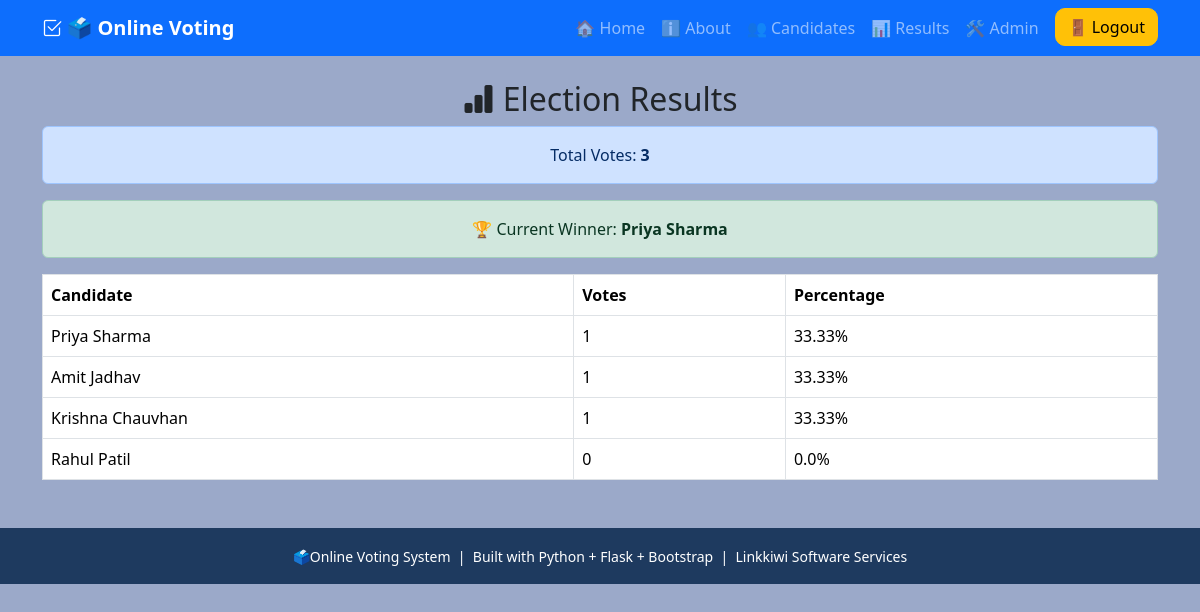
The page /results (signed in) on the database its author committed.
### tables this page shows
CREATE TABLE candidates(
            id INTEGER PRIMARY KEY AUTOINCREMENT,
            name TEXT NOT NULL,
            party TEXT NOT NULL,
            symbol TEXT,
            votes INTEGER DEFAULT 0
        );

### app.py (the view)
@app.route("/results")
def results():
    connection = get_db()
    candidates = connection.execute("""
        SELECT * FROM candidates
        ORDER BY votes DESC
    """).fetchall()
    connection.close()
    total_votes = sum(
        candidate["votes"]
        for candidate in candidates
    )
    result_data = {}
    for candidate in candidates:
        if total_votes > 0:
            percentage = (
                candidate["votes"]
                / total_votes
            ) * 100
        else:
            percentage = 0
        result_data[candidate["name"]] = {
            "votes": candidate["votes"],
            "percentage": round(
                percentage,
                2
            )
        }
    winner = None
    if candidates and total_votes > 0:
        winner = candidates[0]["name"]
    return render_template(
        "results.html",
        candidates=candidates,
        total_votes=total_votes,
        result_data=result_data,
        winner=winner
    )

### app.py (called while the page is built)
def get_db():
    connection = sqlite3.connect(DATABASE)
    connection.row_factory = sqlite3.Row
    return connection

### templates/results.html
{% extends "base.html" %}
{% block content %}
<h2 class="text-center">
<i class="bi bi-bar-chart-fill"></i>
Election Results
</h2>
<div class="alert alert-primary text-center">
Total Votes:
<b>
{{ total_votes }}
</b>
</div>
{% if winner %}
<div class="alert alert-success text-center">
🏆 Current Winner:
<b>
{{ winner }}
</b>
</div>
{% endif %}
<table class="table table-bordered">
<thead>
<tr>
<th>Candidate</th>
<th>Votes</th>
<th>Percentage</th>
</tr>
</thead>
<tbody>
{% for candidate in candidates %}
<tr>
<td>
{{ candidate.name }}
</td>
<td>
{{ candidate.votes }}
</td>
<td>
{{ result_data[
candidate.name
].percentage }}%
</td>
</tr>
{% endfor %}
</tbody>
</table>
{% endblock %}

### Static/style.css (style rules this page uses)
body { background: #9ba9c9; }

### rows shown on the page
candidates: name "Priya Sharma", votes "1", name "33.33"
candidates: name "Amit Jadhav", votes "1", name "33.33"
candidates: name "Krishna Chauvhan", votes "1", name "33.33"
candidates: name "Rahul Patil", votes "0", name "0.0"

### other values the page prints
{{ total_votes }} "3"
